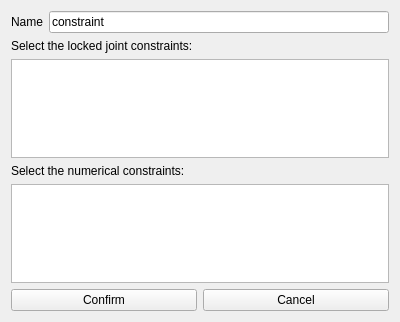
<?xml version="1.0" encoding="UTF-8"?>
<ui version="4.0">
 <class>NumericalConstraintPicker</class>
 <widget class="QWidget" name="NumericalConstraintPicker">
  <property name="geometry">
   <rect>
    <x>0</x>
    <y>0</y>
    <width>400</width>
    <height>322</height>
   </rect>
  </property>
  <property name="windowTitle">
   <string>Form</string>
  </property>
  <layout class="QVBoxLayout" name="verticalLayout">
   <item>
    <layout class="QFormLayout" name="formLayout">
     <item row="0" column="0">
      <widget class="QLabel" name="constraintLabel">
       <property name="text">
        <string>Name</string>
       </property>
      </widget>
     </item>
     <item row="0" column="1">
      <widget class="QLineEdit" name="constraintName">
       <property name="text">
        <string>constraint</string>
       </property>
      </widget>
     </item>
    </layout>
   </item>
   <item>
    <widget class="QLabel" name="lockedJointLabel">
     <property name="text">
      <string>Select the locked joint constraints:</string>
     </property>
    </widget>
   </item>
   <item>
    <widget class="QListWidget" name="lockedJointList"/>
   </item>
   <item>
    <widget class="QLabel" name="numericalLabel">
     <property name="text">
      <string>Select the numerical constraints:</string>
     </property>
    </widget>
   </item>
   <item>
    <widget class="QListWidget" name="numericalList"/>
   </item>
   <item>
    <layout class="QHBoxLayout" name="horizontalLayout">
     <item>
      <widget class="QPushButton" name="confirmButton">
       <property name="text">
        <string>Confirm</string>
       </property>
      </widget>
     </item>
     <item>
      <widget class="QPushButton" name="cancelButton">
       <property name="text">
        <string>Cancel</string>
       </property>
      </widget>
     </item>
    </layout>
   </item>
  </layout>
 </widget>
 <resources/>
 <connections/>
</ui>
